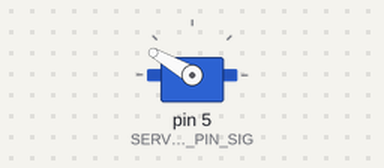
Bench run of a sketch on a simulated Arduino Uno, built with avr-gcc and run on an emulated ATmega328P. On the bench: servo. What the sketch prints to the serial monitor is not drawn.

Above: at 0.15 s.
Timing chart, 0 to 3.1 s (numbered marks = the images above):
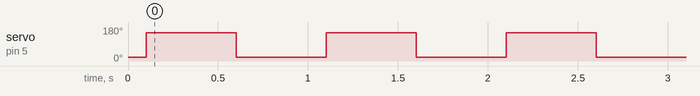

Measured:
- by itself, servo on pin 5 (SERVOMD_PIN_SIG): alternates 150° for 0.50 s and 20° for 0.50 s

The sketch:

Sweep.ino
```cpp
// Include Libraries
#include "Arduino.h"
#include "Servo.h"


// Pin Definitions
#define SERVOMD_PIN_SIG	5


// Global variables and defines
const int servoMDRestPosition   = 20;  //Starting position
const int servoMDTargetPosition = 150; //Position when event is detected
// object initialization
Servo servoMD;


// define vars for testing menu
const int timeout = 10000;       //define timeout of 10 sec
char menuOption = 0;
long time0;

// Setup the essentials for your circuit to work. It runs first every time your circuit is powered with electricity.
void setup()
{
    // Setup Serial which is useful for debugging
    // Use the Serial Monitor to view printed messages
    Serial.begin(9600);
    while (!Serial) ; // wait for serial port to connect. Needed for native USB
    Serial.println("start");

    servoMD.attach(SERVOMD_PIN_SIG);
    servoMD.write(servoMDRestPosition);
    delay(100);
    servoMD.detach();
    // menuOption = menu();

}

// Main logic of your circuit. It defines the interaction between the components you selected. After setup, it runs over and over again, in an eternal loop.
void loop()
{


    // if(menuOption == '1') {
    // Standard Size - High Torque - Metal Gear Servo - MG995 - Test Code
    // The servo will rotate to target position and back to resting position with an interval of 500 milliseconds (0.5 seconds)
    servoMD.attach(SERVOMD_PIN_SIG);         // 1. attach the servo to correct pin to control it.
    servoMD.write(servoMDTargetPosition);  // 2. turns servo to target position. Modify target position by modifying the 'ServoTargetPosition' definition above.
    delay(500);                              // 3. waits 500 milliseconds (0.5 sec). change the value in the brackets (500) for a longer or shorter delay in milliseconds.
    servoMD.write(servoMDRestPosition);    // 4. turns servo back to rest position. Modify initial position by modifying the 'ServoRestPosition' definition above.
    delay(500);                              // 5. waits 500 milliseconds (0.5 sec). change the value in the brackets (500) for a longer or shorter delay in milliseconds.
    servoMD.detach();                    // 6. release the servo to conserve power. When detached the servo will NOT hold it's position under stress.
    // }

    // if (millis() - time0 > timeout)
    // {
    //     menuOption = menu();
    // }

}


// Menu function for selecting the components to be tested
// Follow serial monitor for instrcutions
char menu()
{

    Serial.println(F("\nWhich component would you like to test?"));
    Serial.println(F("(1) Standard Size - High Torque - Metal Gear Servo - MG995"));
    Serial.println(F("(menu) send anything else or press on board reset button\n"));
    while (!Serial.available());

    // Read data from serial monitor if received
    while (Serial.available())
    {
        char c = Serial.read();
        if (isAlphaNumeric(c))
        {

            if(c == '1')
    			Serial.println(F("Now Testing Standard Size - High Torque - Metal Gear Servo - MG995"));
            else
            {
                Serial.println(F("illegal input!"));
                return 0;
            }
            time0 = millis();
            return c;
        }
    }
  return 0;
}
```
